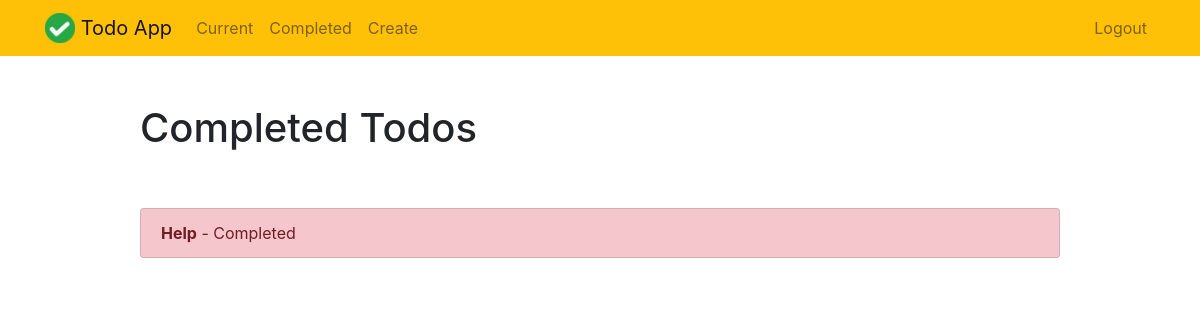
Page /complete/ (signed in) on the earlier database version.
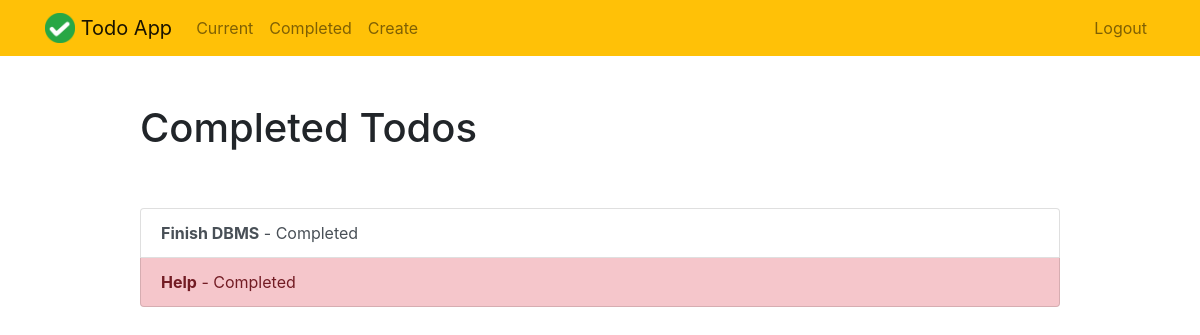
Same page on the later database version.
### todo/models.py (models this page shows, shortened)
class Todo(models.Model):
    title = models.CharField(max_length=100)
    memo = models.TextField(blank=True)
    created = models.DateTimeField(auto_now_add=True)
    completed = models.DateTimeField(null=True, blank=True)
    important = models.BooleanField(default=True)
    user = models.ForeignKey(User, on_delete=models.CASCADE)

### todo/views.py (the view)
# urls.py: path('complete/', views.completedtodos, name="completedtodos"),
@login_required
def completedtodos(request):
    todos = Todo.objects.filter(
        user=request.user, completed__isnull=False).order_by('-completed')
    return render(request, 'todo/completedtodos.html', {'todos': todos})

### todo/templates/todo/completedtodos.html
{% extends "todo/base.html" %}
{% block content %}
    <div class="row justify-content-center mt-5">
        <div class="col-md-10">
            <h1>Completed Todos</h1>
        </div>
    </div>
    <div class="row justify-content-center mt-5">
        <div class="col-md-10">
            <div class="list-group">
                {% for todo in todos %}
                    <a href="{% url 'viewtodo' todo.id %}" class="list-group-item list-group-item-action{% if todo.important %} list-group-item-danger{% endif %}"><b>{{ todo.title }}</b> - Completed {{ todo.datecompleted|date:'M j Y H:i' }}</a>
                {% endfor %}
            </div>
        </div>
    </div>
{% endblock %}

Differences in the rows shown:
now on this page (row edited): Todo: title "Finish DBMS", important False (drawn)
